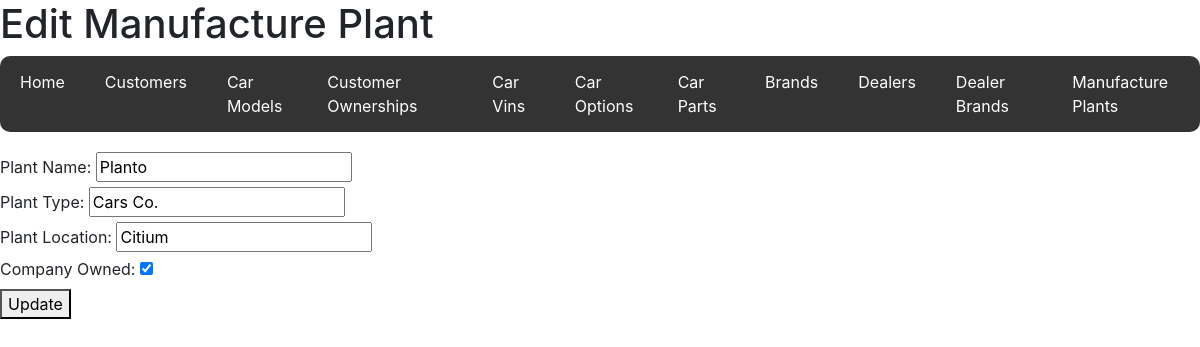
/manufacture_plant/1, run on the app's committed database.
### code/models.py (models this page shows)
class ManufacturePlant(db.Model):
    __tablename__ = "Manufacture_Plant"
    manufacture_plant_id = db.Column(db.Integer, primary_key=True)
    plant_name = db.Column(db.String(50))
    plant_type = db.Column(db.String(7))
    plant_location = db.Column(db.String(100))
    company_owned = db.Column(db.Boolean)
    car_vins = db.relationship("CarVin", back_populates="manufacture_plant")

### code/routes/manufacture_plants.py (the view, shortened to what this page needs)
@manufactureplants_bp.route(
    "/manufacture_plant/<int:manufacture_plant_id>", methods=["GET", "POST"]
)
def view_manufacture_plant(manufacture_plant_id):
    plant = ManufacturePlant.query.get_or_404(manufacture_plant_id)
    return render_template("manufacture_plant_form.html", plant=plant)

### code/templates/manufacture_plant_form.html (shortened to what this page needs)
{% extends 'base.html' %}  {% block header %}
<h1>{% if plant %}Edit{% else %}New{% endif %} Manufacture Plant</h1>
{% endblock %} {% block content %}
<form
  action="{% if plant %}{{ url_for('manufactureplants.view_manufacture_plant', manufacture_plant_id=plant.manufacture_plant_id) }}{% else %}{{ url_for('manufactureplants.new_manufacture_plant') }}{% endif %}"
  method="POST"
>
  <label for="plant_name">Plant Name:</label>
  <input
    type="text"
    id="plant_name"
    name="plant_name"
    value="{{ plant.plant_name if plant else '' }}"
    required
  /><br />
  <label for="plant_type">Plant Type:</label>
  <input
    type="text"
    id="plant_type"
    name="plant_type"
    value="{{ plant.plant_type if plant else '' }}"
    required
  /><br />
  <label for="plant_location">Plant Location:</label>
  <input
    type="text"
    id="plant_location"
    name="plant_location"
    value="{{ plant.plant_location if plant else '' }}"
    required
  /><br />
  <label for="company_owned">Company Owned:</label>
  <input
    type="checkbox"
    id="company_owned"
    name="company_owned"
    {%
    if
    plant
    and
    plant.company_owned
    %}checked{%
    endif
    %}
  /><br />
  <button type="submit">{% if plant %}Update{% else %}Create{% endif %}</button>
</form>
{% endblock %}

### data on the page
ManufacturePlant: plant_name "Planto", plant_type "Cars Co.", plant_location "Citium", company_owned "☑"
